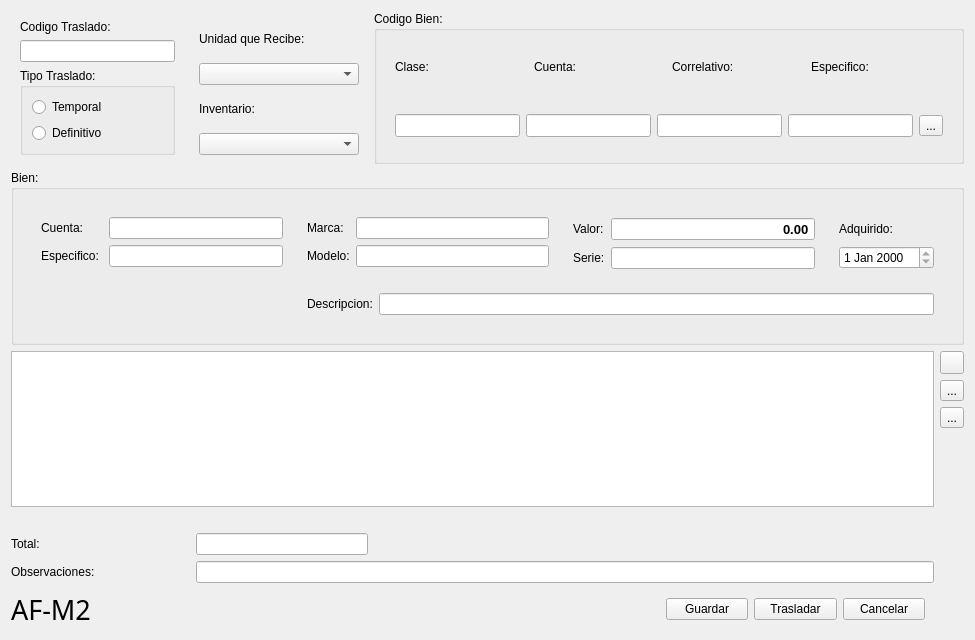
<?xml version="1.0" encoding="UTF-8"?>
<ui version="4.0">
 <class>TrasladoActivoFijo</class>
 <widget class="QWidget" name="TrasladoActivoFijo">
  <property name="windowModality">
   <enum>Qt::ApplicationModal</enum>
  </property>
  <property name="geometry">
   <rect>
    <x>0</x>
    <y>0</y>
    <width>975</width>
    <height>640</height>
   </rect>
  </property>
  <property name="minimumSize">
   <size>
    <width>975</width>
    <height>625</height>
   </size>
  </property>
  <property name="windowTitle">
   <string>Tralado de Bienes al Inventario de Activo Fijo</string>
  </property>
  <layout class="QGridLayout" name="gridLayout">
   <item row="0" column="3" colspan="3">
    <widget class="QGroupBox" name="groupBox">
     <property name="title">
      <string>Codigo Bien:</string>
     </property>
     <layout class="QVBoxLayout" name="verticalLayout_2">
      <item>
       <widget class="QWidget" name="widget_2" native="true">
        <layout class="QHBoxLayout" name="horizontalLayout_4">
         <item>
          <widget class="QLabel" name="label_2">
           <property name="text">
            <string>Clase:</string>
           </property>
          </widget>
         </item>
         <item>
          <widget class="QLabel" name="label">
           <property name="text">
            <string>Cuenta:</string>
           </property>
          </widget>
         </item>
         <item>
          <widget class="QLabel" name="label_3">
           <property name="text">
            <string>Correlativo:</string>
           </property>
          </widget>
         </item>
         <item>
          <widget class="QLabel" name="label_6">
           <property name="text">
            <string>Especifico:</string>
           </property>
          </widget>
         </item>
        </layout>
       </widget>
      </item>
      <item>
       <widget class="QWidget" name="widget_10" native="true">
        <layout class="QHBoxLayout" name="horizontalLayout_5">
         <item>
          <widget class="QLineEdit" name="cuentaNO">
           <property name="font">
            <font>
             <pointsize>10</pointsize>
             <weight>75</weight>
             <bold>true</bold>
            </font>
           </property>
           <property name="maxLength">
            <number>5</number>
           </property>
          </widget>
         </item>
         <item>
          <widget class="QLineEdit" name="claseNO">
           <property name="font">
            <font>
             <pointsize>10</pointsize>
             <weight>75</weight>
             <bold>true</bold>
            </font>
           </property>
           <property name="maxLength">
            <number>3</number>
           </property>
          </widget>
         </item>
         <item>
          <widget class="QLineEdit" name="correlativoNO">
           <property name="font">
            <font>
             <pointsize>10</pointsize>
             <weight>75</weight>
             <bold>true</bold>
            </font>
           </property>
           <property name="maxLength">
            <number>4</number>
           </property>
          </widget>
         </item>
         <item>
          <widget class="QLineEdit" name="especificoNO">
           <property name="font">
            <font>
             <pointsize>10</pointsize>
             <weight>75</weight>
             <bold>true</bold>
            </font>
           </property>
           <property name="maxLength">
            <number>5</number>
           </property>
          </widget>
         </item>
         <item>
          <widget class="QToolButton" name="consultaBien">
           <property name="text">
            <string>...</string>
           </property>
          </widget>
         </item>
        </layout>
       </widget>
      </item>
     </layout>
    </widget>
   </item>
   <item row="8" column="0">
    <widget class="QLabel" name="label_4">
     <property name="text">
      <string/>
     </property>
    </widget>
   </item>
   <item row="12" column="2" colspan="3">
    <widget class="QLineEdit" name="observaciones">
     <property name="maxLength">
      <number>148</number>
     </property>
    </widget>
   </item>
   <item row="13" column="0">
    <widget class="QLabel" name="label_18">
     <property name="font">
      <font>
       <family>Impact</family>
       <pointsize>20</pointsize>
      </font>
     </property>
     <property name="text">
      <string>AF-M2</string>
     </property>
    </widget>
   </item>
   <item row="13" column="4">
    <widget class="QWidget" name="widget" native="true">
     <layout class="QHBoxLayout" name="horizontalLayout">
      <item>
       <widget class="QPushButton" name="guardarTraslado">
        <property name="text">
         <string>Guardar</string>
        </property>
       </widget>
      </item>
      <item>
       <widget class="QPushButton" name="finalizarTransaccion">
        <property name="text">
         <string>Trasladar</string>
        </property>
       </widget>
      </item>
      <item>
       <widget class="QPushButton" name="cancelar">
        <property name="text">
         <string>Cancelar</string>
        </property>
       </widget>
      </item>
     </layout>
    </widget>
   </item>
   <item row="12" column="0">
    <widget class="QLabel" name="label_17">
     <property name="text">
      <string>Observaciones:</string>
     </property>
    </widget>
   </item>
   <item row="3" column="0" colspan="6">
    <widget class="QGroupBox" name="groupBox_5">
     <property name="title">
      <string>Bien:</string>
     </property>
     <layout class="QGridLayout" name="gridLayout_3">
      <item row="1" column="1">
       <widget class="QWidget" name="widget_8" native="true">
        <layout class="QGridLayout" name="gridLayout_4">
         <item row="0" column="1">
          <widget class="QWidget" name="widget_4" native="true">
           <layout class="QFormLayout" name="formLayout_2">
            <item row="2" column="0">
             <widget class="QLabel" name="label_11">
              <property name="text">
               <string>Modelo:</string>
              </property>
             </widget>
            </item>
            <item row="1" column="0">
             <widget class="QLabel" name="label_10">
              <property name="text">
               <string>Marca:</string>
              </property>
             </widget>
            </item>
            <item row="1" column="1">
             <widget class="QLineEdit" name="marca">
              <property name="readOnly">
               <bool>true</bool>
              </property>
             </widget>
            </item>
            <item row="2" column="1">
             <widget class="QLineEdit" name="modelo">
              <property name="readOnly">
               <bool>true</bool>
              </property>
             </widget>
            </item>
           </layout>
          </widget>
         </item>
         <item row="0" column="2">
          <widget class="QWidget" name="widget_5" native="true">
           <layout class="QFormLayout" name="formLayout_3">
            <item row="0" column="0">
             <widget class="QLabel" name="label_15">
              <property name="text">
               <string>Valor:</string>
              </property>
             </widget>
            </item>
            <item row="2" column="0">
             <widget class="QLabel" name="label_13">
              <property name="text">
               <string>Serie:</string>
              </property>
             </widget>
            </item>
            <item row="0" column="1">
             <widget class="QDoubleSpinBox" name="valorBien">
              <property name="font">
               <font>
                <pointsize>10</pointsize>
                <weight>75</weight>
                <bold>true</bold>
               </font>
              </property>
              <property name="locale">
               <locale language="Spanish" country="ElSalvador"/>
              </property>
              <property name="wrapping">
               <bool>false</bool>
              </property>
              <property name="frame">
               <bool>true</bool>
              </property>
              <property name="alignment">
               <set>Qt::AlignRight|Qt::AlignTrailing|Qt::AlignVCenter</set>
              </property>
              <property name="readOnly">
               <bool>true</bool>
              </property>
              <property name="buttonSymbols">
               <enum>QAbstractSpinBox::NoButtons</enum>
              </property>
              <property name="specialValueText">
               <string/>
              </property>
              <property name="keyboardTracking">
               <bool>true</bool>
              </property>
              <property name="maximum">
               <double>10000000.000000000000000</double>
              </property>
             </widget>
            </item>
            <item row="2" column="1">
             <widget class="QLineEdit" name="serie">
              <property name="maxLength">
               <number>25</number>
              </property>
              <property name="alignment">
               <set>Qt::AlignRight|Qt::AlignTrailing|Qt::AlignVCenter</set>
              </property>
              <property name="readOnly">
               <bool>true</bool>
              </property>
             </widget>
            </item>
           </layout>
          </widget>
         </item>
         <item row="0" column="3">
          <widget class="QWidget" name="widget_6" native="true">
           <layout class="QVBoxLayout" name="verticalLayout_4">
            <item>
             <widget class="QLabel" name="label_14">
              <property name="text">
               <string>Adquirido:</string>
              </property>
             </widget>
            </item>
            <item>
             <widget class="QDateEdit" name="fechaAquisicion">
              <property name="readOnly">
               <bool>true</bool>
              </property>
             </widget>
            </item>
           </layout>
          </widget>
         </item>
         <item row="1" column="1" colspan="3">
          <widget class="QWidget" name="widget_7" native="true">
           <layout class="QHBoxLayout" name="horizontalLayout_3">
            <item>
             <widget class="QLabel" name="label_12">
              <property name="text">
               <string>Descripcion:</string>
              </property>
             </widget>
            </item>
            <item>
             <widget class="QLineEdit" name="descripcion">
              <property name="readOnly">
               <bool>true</bool>
              </property>
             </widget>
            </item>
           </layout>
          </widget>
         </item>
         <item row="0" column="0">
          <widget class="QWidget" name="widget_6" native="true">
           <layout class="QFormLayout" name="formLayout">
            <item row="0" column="0">
             <widget class="QLabel" name="label_8">
              <property name="text">
               <string>Cuenta: </string>
              </property>
             </widget>
            </item>
            <item row="0" column="1">
             <widget class="QLineEdit" name="cuentaAsignada">
              <property name="readOnly">
               <bool>true</bool>
              </property>
             </widget>
            </item>
            <item row="1" column="0">
             <widget class="QLabel" name="label_19">
              <property name="text">
               <string>Especifico: </string>
              </property>
             </widget>
            </item>
            <item row="1" column="1">
             <widget class="QLineEdit" name="nombreEspecifico">
              <property name="readOnly">
               <bool>true</bool>
              </property>
             </widget>
            </item>
           </layout>
          </widget>
         </item>
        </layout>
       </widget>
      </item>
     </layout>
    </widget>
   </item>
   <item row="4" column="0" rowspan="4" colspan="5">
    <widget class="QTableWidget" name="tablaBienes">
     <property name="sizePolicy">
      <sizepolicy hsizetype="Preferred" vsizetype="Preferred">
       <horstretch>0</horstretch>
       <verstretch>0</verstretch>
      </sizepolicy>
     </property>
    </widget>
   </item>
   <item row="4" column="5">
    <widget class="QToolButton" name="botonAgregarBien">
     <property name="toolTip">
      <string>Agregar Bien</string>
     </property>
     <property name="text">
      <string/>
     </property>
     <property name="icon">
      <iconset resource="../ContablesPrincipal.qrc">
       <normaloff>:/iconos/mas.png</normaloff>:/iconos/mas.png</iconset>
     </property>
    </widget>
   </item>
   <item row="5" column="5">
    <widget class="QToolButton" name="botonEliminarBien">
     <property name="toolTip">
      <string>Eliminar Bien</string>
     </property>
     <property name="text">
      <string>...</string>
     </property>
     <property name="icon">
      <iconset resource="../ContablesPrincipal.qrc">
       <normaloff>:/iconos/menos.png</normaloff>:/iconos/menos.png</iconset>
     </property>
    </widget>
   </item>
   <item row="6" column="5">
    <widget class="QToolButton" name="nuevoBien">
     <property name="toolTip">
      <string>Nuevo Bien</string>
     </property>
     <property name="text">
      <string>...</string>
     </property>
     <property name="icon">
      <iconset resource="../ContablesPrincipal.qrc">
       <normaloff>:/iconos/filenew.png</normaloff>:/iconos/filenew.png</iconset>
     </property>
    </widget>
   </item>
   <item row="11" column="2">
    <widget class="QLineEdit" name="totalIngreso">
     <property name="readOnly">
      <bool>true</bool>
     </property>
    </widget>
   </item>
   <item row="11" column="0">
    <widget class="QLabel" name="label_16">
     <property name="text">
      <string>Total:</string>
     </property>
    </widget>
   </item>
   <item row="0" column="0">
    <widget class="QWidget" name="widget_3" native="true">
     <layout class="QVBoxLayout" name="verticalLayout_3">
      <item>
       <widget class="QLabel" name="label_5">
        <property name="text">
         <string>Codigo Traslado:</string>
        </property>
       </widget>
      </item>
      <item>
       <widget class="QLineEdit" name="codigoTraslado"/>
      </item>
      <item>
       <widget class="QGroupBox" name="groupBox_2">
        <property name="title">
         <string>Tipo Traslado:</string>
        </property>
        <layout class="QVBoxLayout" name="verticalLayout">
         <item>
          <widget class="QRadioButton" name="temporal">
           <property name="text">
            <string>Temporal</string>
           </property>
          </widget>
         </item>
         <item>
          <widget class="QRadioButton" name="definitivo">
           <property name="text">
            <string>Definitivo</string>
           </property>
          </widget>
         </item>
        </layout>
       </widget>
      </item>
     </layout>
    </widget>
   </item>
   <item row="0" column="1" colspan="2">
    <widget class="QWidget" name="widget_9" native="true">
     <layout class="QVBoxLayout" name="verticalLayout_5">
      <item>
       <widget class="QLabel" name="label_9">
        <property name="text">
         <string>Unidad que Recibe:</string>
        </property>
       </widget>
      </item>
      <item>
       <widget class="QComboBox" name="unidadRecibe"/>
      </item>
      <item>
       <widget class="QLabel" name="label_7">
        <property name="text">
         <string>Inventario:</string>
        </property>
       </widget>
      </item>
      <item>
       <widget class="QComboBox" name="anioInventario"/>
      </item>
     </layout>
    </widget>
   </item>
  </layout>
 </widget>
 <resources>
  <include location="../ContablesPrincipal.qrc"/>
 </resources>
 <connections>
  <connection>
   <sender>cuentaNO</sender>
   <signal>textChanged(QString)</signal>
   <receiver>claseNO</receiver>
   <slot>clear()</slot>
   <hints>
    <hint type="sourcelabel">
     <x>460</x>
     <y>110</y>
    </hint>
    <hint type="destinationlabel">
     <x>611</x>
     <y>110</y>
    </hint>
   </hints>
  </connection>
  <connection>
   <sender>claseNO</sender>
   <signal>textChanged(QString)</signal>
   <receiver>correlativoNO</receiver>
   <slot>clear()</slot>
   <hints>
    <hint type="sourcelabel">
     <x>566</x>
     <y>103</y>
    </hint>
    <hint type="destinationlabel">
     <x>669</x>
     <y>108</y>
    </hint>
   </hints>
  </connection>
  <connection>
   <sender>claseNO</sender>
   <signal>textChanged(QString)</signal>
   <receiver>especificoNO</receiver>
   <slot>clear()</slot>
   <hints>
    <hint type="sourcelabel">
     <x>577</x>
     <y>92</y>
    </hint>
    <hint type="destinationlabel">
     <x>838</x>
     <y>98</y>
    </hint>
   </hints>
  </connection>
  <connection>
   <sender>correlativoNO</sender>
   <signal>textChanged(QString)</signal>
   <receiver>marca</receiver>
   <slot>clear()</slot>
   <hints>
    <hint type="sourcelabel">
     <x>710</x>
     <y>106</y>
    </hint>
    <hint type="destinationlabel">
     <x>485</x>
     <y>187</y>
    </hint>
   </hints>
  </connection>
  <connection>
   <sender>correlativoNO</sender>
   <signal>textChanged(QString)</signal>
   <receiver>valorBien</receiver>
   <slot>clear()</slot>
   <hints>
    <hint type="sourcelabel">
     <x>710</x>
     <y>104</y>
    </hint>
    <hint type="destinationlabel">
     <x>688</x>
     <y>192</y>
    </hint>
   </hints>
  </connection>
  <connection>
   <sender>correlativoNO</sender>
   <signal>textChanged(QString)</signal>
   <receiver>modelo</receiver>
   <slot>clear()</slot>
   <hints>
    <hint type="sourcelabel">
     <x>654</x>
     <y>104</y>
    </hint>
    <hint type="destinationlabel">
     <x>527</x>
     <y>230</y>
    </hint>
   </hints>
  </connection>
  <connection>
   <sender>correlativoNO</sender>
   <signal>textChanged(QString)</signal>
   <receiver>serie</receiver>
   <slot>clear()</slot>
   <hints>
    <hint type="sourcelabel">
     <x>728</x>
     <y>90</y>
    </hint>
    <hint type="destinationlabel">
     <x>724</x>
     <y>227</y>
    </hint>
   </hints>
  </connection>
  <connection>
   <sender>correlativoNO</sender>
   <signal>textChanged(QString)</signal>
   <receiver>fechaAquisicion</receiver>
   <slot>clear()</slot>
   <hints>
    <hint type="sourcelabel">
     <x>750</x>
     <y>92</y>
    </hint>
    <hint type="destinationlabel">
     <x>890</x>
     <y>228</y>
    </hint>
   </hints>
  </connection>
  <connection>
   <sender>correlativoNO</sender>
   <signal>textChanged(QString)</signal>
   <receiver>descripcion</receiver>
   <slot>clear()</slot>
   <hints>
    <hint type="sourcelabel">
     <x>745</x>
     <y>99</y>
    </hint>
    <hint type="destinationlabel">
     <x>549</x>
     <y>275</y>
    </hint>
   </hints>
  </connection>
 </connections>
</ui>
